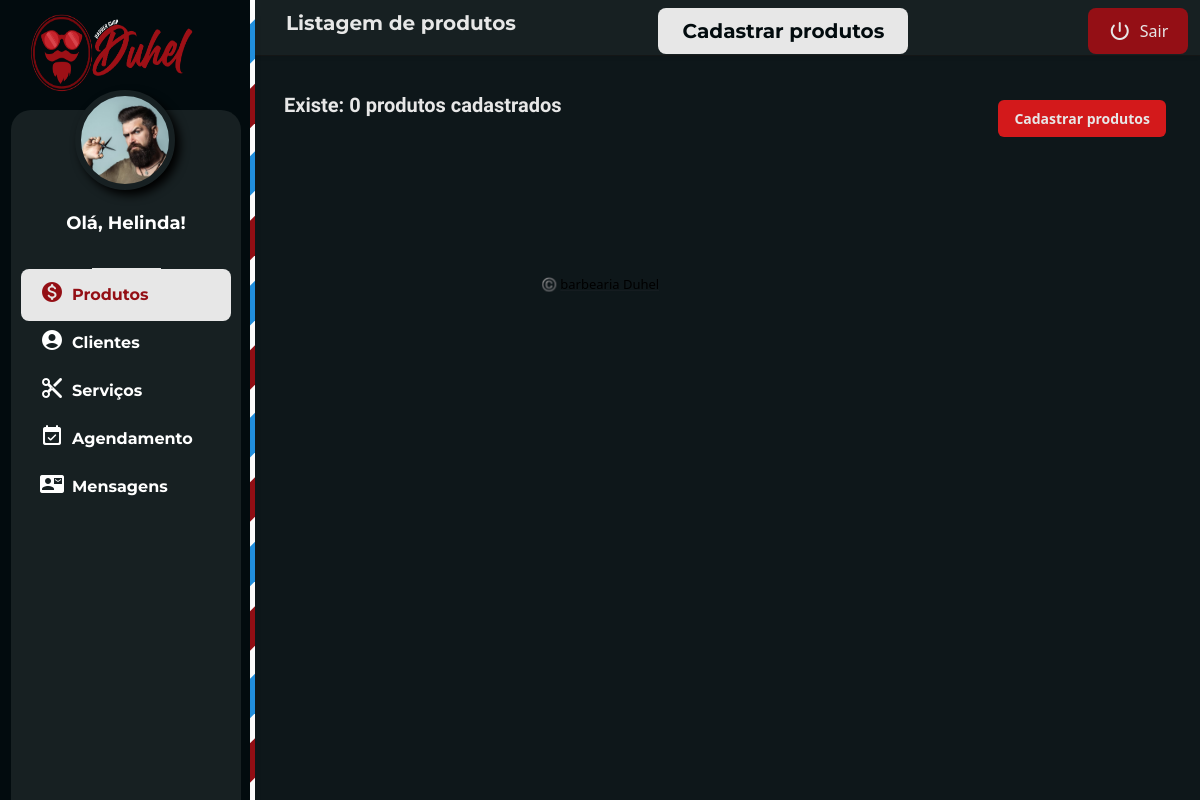
/private-adm/info-produto.php (signed in), run on an earlier commit of the app's database.
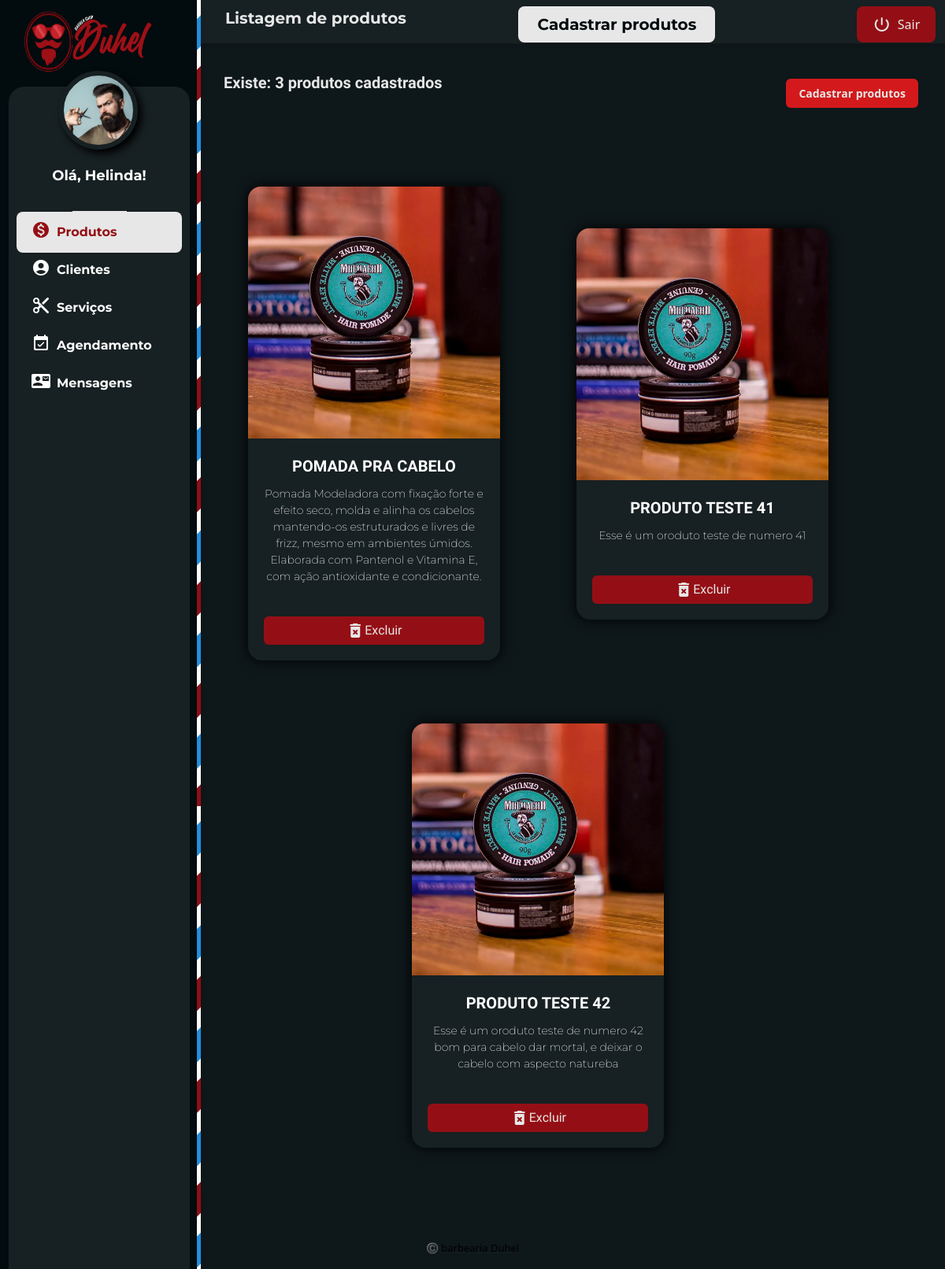
And on a later commit of the database.
### tables this page shows
CREATE TABLE `tbproduto` (
  `idProduto` int(11) NOT NULL,
  `nomeProduto` varchar(300) NOT NULL,
  `descProduto` varchar(300) NOT NULL,
  `fotoProduto` varchar(300) NOT NULL
);

### classes/Produto.php (called while the page is built, shortened)
<?php
    class Produto{
        public function listar(){
            $con = Conexao::conectar();
            $querySelect = "SELECT idProduto, nomeProduto, descProduto, fotoProduto FROM tbproduto";
            $resultado = $con->query($querySelect);
            $lista = $resultado->fetchAll();
            return $lista;
        }
        public function contar(){
            $con = Conexao::conectar();
            $querySelect = "SELECT COUNT(idProduto) AS Quantidade FROM tbproduto";
            $resultado = $con->query($querySelect);
            $contagem = $resultado->fetchAll();
            return $contagem;
        }
   }
?>

### private-adm/info-produto.php (the view, shortened to what the changed rows need)
<?php
require_once("../classes/Produto.php");
try {
    $produto = new Produto();
    $listaproduto = $produto->listar();
    $contaProduto = $produto->contar();
} catch (Exception $e) {
    echo $e->getMessage();
}
?>
<!DOCTYPE html>
<html lang="pt-BR">
<head>
    <link rel="stylesheet" href="../css/style.css?v=<?php echo filemtime('../css/style.css'); ?>">
    <link rel="stylesheet" href="../css/global.css?v=<?php echo filemtime('../css/global.css'); ?>">
    <link rel="stylesheet" href="../css/private.css?v=<?php echo filemtime('../css/private.css'); ?>">
    <link rel="stylesheet" href="../css/private-produtos.css?v=<?php echo filemtime('../css/private-produtos.css'); ?>">
    <link rel="stylesheet" href="../css/portal.css?v=<?php echo filemtime('../css/portal.css'); ?>">
    <link rel="stylesheet" href="../css/alert.css?v=<?php echo filemtime('../css/alert.css'); ?>">
    <link rel="stylesheet" href="../css/conteudo-pag.css?v=<?php echo filemtime('../css/conteudo-pag.css'); ?>">
    <link rel="stylesheet" href="https://cdnjs.cloudflare.com/ajax/libs/animate.css/4.1.1/animate.min.css" />
    <link rel="stylesheet" href="https://cdnjs.cloudflare.com/ajax/libs/font-awesome/5.15.4/css/all.min.css">
    <link id="theme-style" rel="stylesheet" href="assets/css/portal.css">
</head>
<body class="app" onload="loadEventosDashboard()">
    <div class="app-wrapper">
        <div class="app-content pt-3 p-md-3 p-lg-4">
            <div class="row g-3 mb-4 align-items-center justify-content-between">
                <div class="col-auto">
                    <p>
                        <?php
                        foreach ($contaProduto as $linha) {
                            echo ("<label class='f-kanit f-900 f-20 m-b color-grey-ligth'> Existe: " . $linha['Quantidade'] . " produtos cadastrados</label>");
                        }
                        ?>
                    </p>
                </div>
            </div>
            <div class="container-xl d-flex row" id="eventos">
                <div class="content-pagina ">
                    <div class="content-body ">
                        <?php
                        echo ("<div class='display-f align-c w-100 content-card-content justify-content-around'>");
                        foreach ($listaproduto as $linha) {
                            echo ("
                            <div class='card-pag-prod animate_card'>
                            <img src=" . $linha['fotoProduto'] . ">
                        <div class='content-card'>
                            <div class='t-center f-kanit f-900 f-20 upper m-b'>" . $linha['nomeProduto'] . "</div>
                            <div class='t-center f-mont f-200 f-14'>
                                <p>" . $linha['descProduto'] . "</p>
                            </div>
                            <div class='m-t'>
                                        <a href='excluir.php?excProduto=" . $linha['idProduto'] . "'>
                                            <div class='f-kanit botao-excluir display-f justify-c align-c'>
                                                <span class='material-icons-round'>delete_forever</span>
                                                Excluir
                                            </div>
                                        </a>
                                    </div>
                        </div>
                    </div>
                        ");
                        }
                        echo ("</div>");
                        ?>
                    </div>
                </div>
            </div>
        </div>
    </div>
</body>
</html>

What changed in the data, as far as the page shows it:
added tbproduto: fotoProduto (picture), nomeProduto "POMADA PRA CABELO", descProduto "Pomada Modeladora com fixação forte e efeito seco, molda e alinha os cabelos mantendo-os estruturados e livres de frizz, mesmo em ambientes úmidos. Elaborada com Pantenol e Vitamina E, com ação antioxidante e condicionante."
added tbproduto: fotoProduto (picture), nomeProduto "PRODUTO TESTE 41", descProduto "Esse é um oroduto teste de numero 41"
added tbproduto: fotoProduto (picture), nomeProduto "PRODUTO TESTE 42", descProduto "Esse é um oroduto teste de numero 42 bom para cabelo dar mortal, e deixar o cabelo com aspecto natureba"
Also different on the page:
new list line: "Existe: 3 produtos cadastrados"
list line gone: "Existe: 0 produtos cadastrados"
